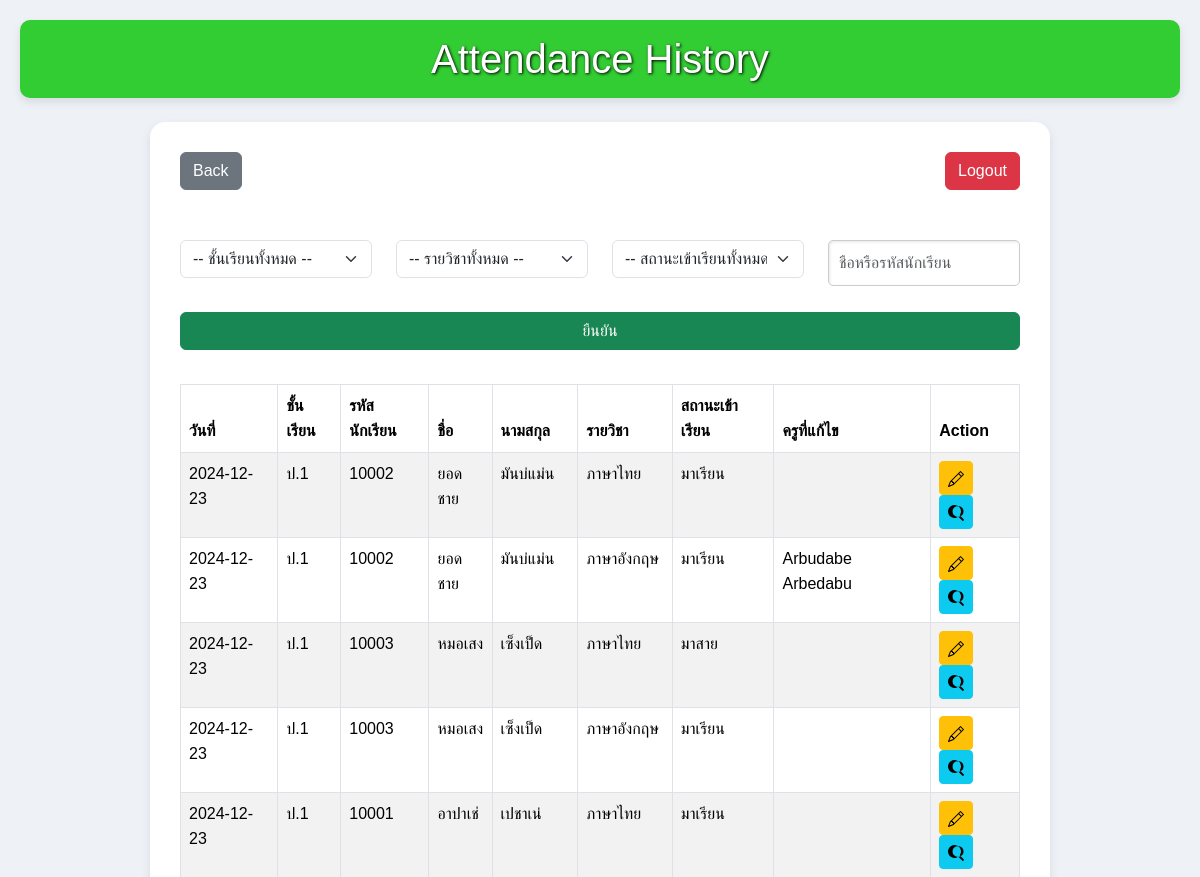
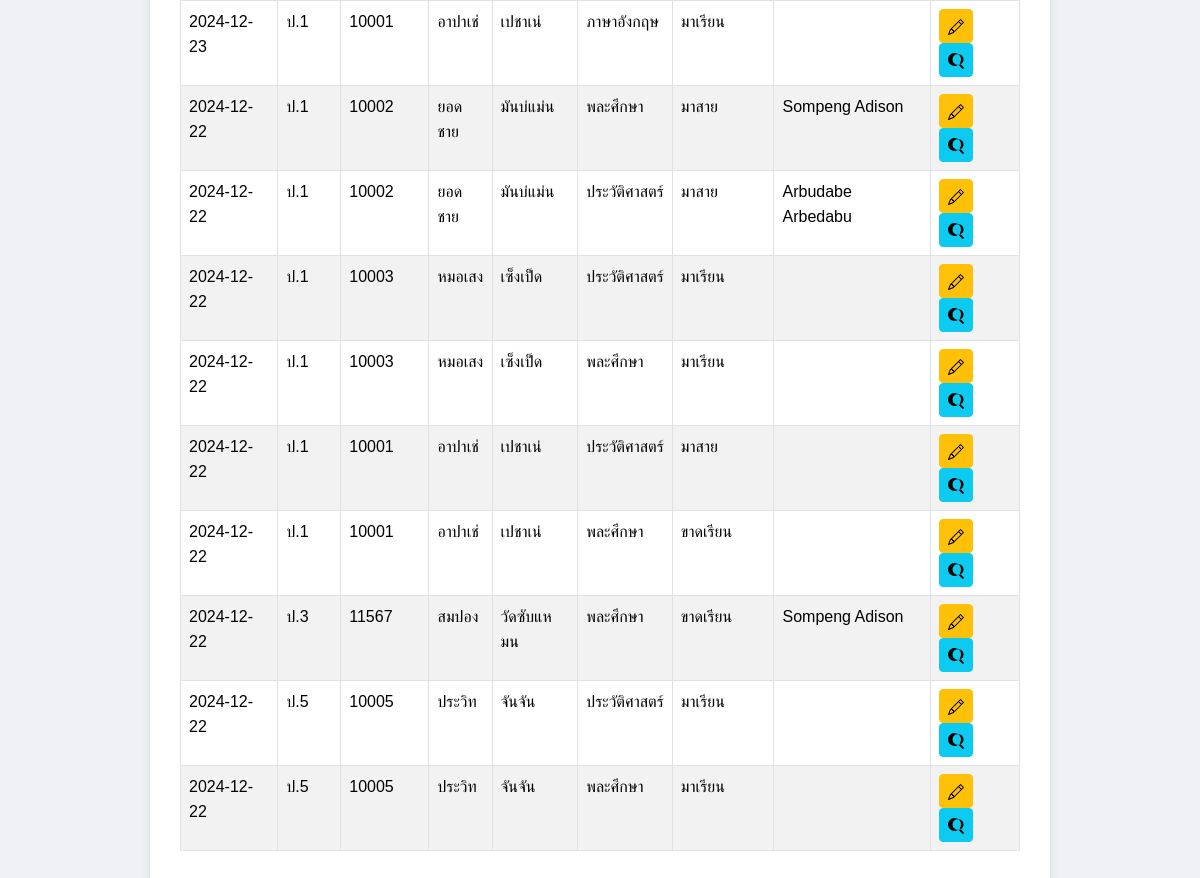
The page /admin_manage_attendance.php on the database its author committed (2 pictures, top to bottom).
### tables this page shows
CREATE TABLE `attendance` (
  `id` int(11) NOT NULL,
  `student_id` int(11) NOT NULL,
  `subject_id` int(11) NOT NULL,
  `date` date NOT NULL,
  `status` enum('present','absent','late') NOT NULL,
  `checked_by` int(11) NOT NULL,
  `date_checked` date NOT NULL DEFAULT curdate(),
  `remarks` text DEFAULT NULL,
  `modified_by` int(11) DEFAULT NULL
);

CREATE TABLE `student` (
  `id` int(11) NOT NULL,
  `student_code` varchar(50) NOT NULL,
  `Fname` varchar(50) NOT NULL,
  `Lname` varchar(50) NOT NULL,
  `class` varchar(20) NOT NULL,
  `phone` varchar(15) DEFAULT NULL,
  `address` text DEFAULT NULL
);

CREATE TABLE `subjects` (
  `id` int(11) NOT NULL,
  `subject_code` varchar(50) NOT NULL,
  `subject_name` varchar(255) NOT NULL,
  `credits` int(11) NOT NULL,
  `teacher_name` varchar(255) NOT NULL,
  `subject_description` text DEFAULT NULL
);

CREATE TABLE `teacher` (
  `id` int(11) NOT NULL,
  `t_username` varchar(50) NOT NULL,
  `t_password` varchar(255) NOT NULL,
  `t_Fname` varchar(50) NOT NULL,
  `t_Lname` varchar(50) NOT NULL,
  `t_email` varchar(100) NOT NULL,
  `t_address` text NOT NULL,
  `t_phone` varchar(15) DEFAULT NULL,
  `role` enum('teacher','admin') DEFAULT 'teacher',
  `Fname` varchar(255) NOT NULL,
  `Lname` varchar(255) NOT NULL
);

### admin_manage_attendance.php (the view, shortened to what this page needs)
<?php
require 'config.php';
$selected_class = $_GET['class'] ?? "";
$selected_subject = $_GET['subject_id'] ?? "";
$status_filter = $_GET['status'] ?? "";
$search = $_GET['search'] ?? "";
$search_param = "%$search%";
$attendance_query = "SELECT a.id as attendance_id, s.student_code, s.Fname, s.Lname, s.class, sb.subject_name, a.date, a.status, t.t_Fname, t.t_Lname
                     FROM attendance a
                     JOIN student s ON a.student_id = s.id
                     JOIN subjects sb ON a.subject_id = sb.id
                     LEFT JOIN teacher t ON a.modified_by = t.id
                     WHERE (s.class = ? OR ? = '')
                     AND (a.subject_id = ? OR ? = '')
                     AND (a.status = ? OR ? = '')
                     AND (s.student_code LIKE ? OR s.Fname LIKE ? OR s.Lname LIKE ?)
                     ORDER BY a.date DESC, s.class, s.Fname";
$stmt = $conn->prepare($attendance_query);
$stmt->bind_param("sssssssss", $selected_class, $selected_class, $selected_subject, $selected_subject, $status_filter, $status_filter, $search_param, $search_param, $search_param);
$stmt->execute();
$attendance_result = $stmt->get_result();
?>
<!DOCTYPE html>
<html lang="en">
<head>
    <link href="https://cdn.jsdelivr.net/npm/bootstrap@5.3.3/dist/css/bootstrap.min.css" rel="stylesheet">
    <link rel="stylesheet" href="style.css">
</head>
<body>
    <h1 id="title">Attendance History</h1>
    <div class="container mt-4">
        <div class="d-flex justify-content-between mb-3">
            <a href="admin_dashboard.php" class="btn btn-secondary">Back</a>
            <a href="index.php" class="btn btn-danger">Logout</a>
        </div>
        <form method="GET" class="mb-4">
            <div class="row">
                <div class="col-md-3">
                    <label for="class" class="form-label">เลือกชั้นเรียน</label>
                    <select name="class" id="class" class="form-select">
                        <option value="">-- ชั้นเรียนทั้งหมด --</option>
                    </select>
                </div>
                <div class="col-md-3">
                    <label for="subject_id" class="form-label">เลือกรายวิชา</label>
                    <select name="subject_id" id="subject_id" class="form-select">
                        <option value="">-- รายวิชาทั้งหมด --</option>
                    </select>
                </div>
                <div class="col-md-3">
                    <label for="status" class="form-label">สถานะเข้าเรียน</label>
                    <select name="status" id="status" class="form-select">
                        <option value="">-- สถานะเข้าเรียนทั้งหมด --</option>
                    </select>
                </div>
                <div class="col-md-3">
                    <label for="search" class="form-label ">ค้นหา</label>
                    <input type="text" name="search" id="search" class="form-control" placeholder="ชื่อหรือรหัสนักเรียน" value="<?php echo htmlspecialchars($search); ?>">
                </div>
            </div>
            <div class="mt-3 text-end">
                <button type="submit" class="btn btn-success">ยืนยัน</button>
            </div>
        </form>
        <table class="table table-bordered table-striped">
            <thead>
                <tr>
                    <th>วันที่</th>
                    <th>ชั้นเรียน</th>
                    <th>รหัสนักเรียน</th>
                    <th>ชื่อ</th>
                    <th>นามสกุล</th>
                    <th>รายวิชา</th>
                    <th>สถานะเข้าเรียน</th>
                    <th>ครูที่แก้ไข</th>
                    <th>Action</th>
                </tr>
            </thead>
            <tbody>
                <?php if ($attendance_result->num_rows > 0): ?>
                    <?php while ($row = $attendance_result->fetch_assoc()): ?>
                        <tr>
                            <td><?php echo htmlspecialchars($row['date']); ?></td>
                            <td><?php echo htmlspecialchars($row['class']); ?></td>
                            <td><?php echo htmlspecialchars($row['student_code']); ?></td>
                            <td><?php echo htmlspecialchars($row['Fname']); ?></td>
                            <td><?php echo htmlspecialchars($row['Lname']); ?></td>
                            <td><?php echo htmlspecialchars($row['subject_name']); ?></td>
                            <td>
                                <?php
                                switch ($row['status']) {
                                    case 'present':
                                        echo 'มาเรียน';
                                        break;
                                    case 'late':
                                        echo 'มาสาย';
                                        break;
                                    case 'absent':
                                        echo 'ขาดเรียน';
                                        break;
                                }
                                ?>
                            </td>
                            <td><?php echo htmlspecialchars($row['t_Fname'] . ' ' . $row['t_Lname']); ?></td>
                            <td>
                                <a href="admin_edit_attendance.php?id=<?php echo $row['attendance_id']; ?>" class="btn btn-warning btn-sm">
                                </a>
                                <a href="admin_detail_attendace.php?student_code=<?php echo $row['student_code']; ?>" class="btn btn-info btn-sm">
                                    <svg xmlns="http://www.w3.org/2000/svg" width="16" height="16" fill="currentColor" class="bi bi-search" viewBox="0 0 16 16">
                                        <path d="M11.742 10.344a6.5 6.5 0 1 0-1.397 1.398h-.001l3.85 3.85a1 1 0 0 0 1.415-1.415l-3.85-3.85zm-5.596 0a5.5 5.5 0 1 1 7.78-7.78 5.5 5.5 0 0 1-7.78 7.78z" />
                                    </svg>
                                </a>
                            </td>
                        </tr>
                    <?php endwhile; ?>
                <?php else: ?>
                    <tr>
                        <td colspan="8" class="text-center">No attendance records found.</td>
                    </tr>
                <?php endif; ?>
            </tbody>
        </table>
    </div>
</body>
</html>

### style.css (style rules this page uses)
* { margin: 0; padding: 0; box-sizing: border-box; }
body { background-color: #6cb4ff; font-family: Arial, sans-serif; line-height: 1.6; color: #333; padding: 20px; }
#title { text-align: center; margin-bottom: 20px; padding: 10px; background-color: #2773c7; box-shadow: 1px 1px 5px black; color: #fff; text-shadow: 1px 1px 3px black; border-radius: 5px; }
.container { max-width: 500px; margin: 0 auto; padding: 20px; background-color: #276FBF; border-radius: 15px; color: #fff; box-shadow: 1px 1px 5px rgba(0, 0, 0, 0.1); }
.form-label { font-weight: bold; }
input[type="text"], input[type="password"], input[type="email"], input[type="number"] { width: 100%; padding: 10px; margin-bottom: 10px; border: 1px solid #ccc; border-radius: 5px; box-shadow: inset 1px 1px 3px rgba(0, 0, 0, 0.1); }
button { width: 100%; padding: 10px; margin-bottom: 10px; border: none; border-radius: 5px; cursor: pointer; background-color: #fff; color: #276FBF; font-weight: bold; transition: background-color 0.3s ease, color 0.3s ease; }

### admin_manage_attendance.php (style rules this page uses)
body { background-color: #eef2f7; font-family: Arial, sans-serif; }
#title { text-align: center; padding: 15px; background-color: limegreen; color: white; margin-bottom: 20px; border-radius: 10px; box-shadow: 0 4px 8px rgba(0, 0, 0, 0.1); }
.container { background-color: white; padding: 30px; border-radius: 15px; box-shadow: 0 4px 10px rgba(0, 0, 0, 0.1); max-width: 900px; margin: auto; }
.table { margin-top: 20px; }
.btn { font-size: 1rem; }

### rows shown on the page
attendance: date "2024-12-23", student.class "ป.1", student.student_code "10002", student.Fname "ยอดชาย", student.Lname "มันบ่แม่น", subject.subject_name "ภาษาไทย", status "มาเรียน"
attendance: date "2024-12-23", student.class "ป.1", student.student_code "10002", student.Fname "ยอดชาย", student.Lname "มันบ่แม่น", subject.subject_name "ภาษาอังกฤษ", status "มาเรียน", modified_by.t_Lname "Arbudabe Arbedabu"
attendance: date "2024-12-23", student.class "ป.1", student.student_code "10003", student.Fname "หมอเสง", student.Lname "เซ็งเป็ด", subject.subject_name "ภาษาไทย", status "มาสาย"
attendance: date "2024-12-23", student.class "ป.1", student.student_code "10003", student.Fname "หมอเสง", student.Lname "เซ็งเป็ด", subject.subject_name "ภาษาอังกฤษ", status "มาเรียน"
attendance: date "2024-12-23", student.class "ป.1", student.student_code "10001", student.Fname "อาปาเช่", student.Lname "เปชาเน่", subject.subject_name "ภาษาไทย", status "มาเรียน"
attendance: date "2024-12-23", student.class "ป.1", student.student_code "10001", student.Fname "อาปาเช่", student.Lname "เปชาเน่", subject.subject_name "ภาษาอังกฤษ", status "มาเรียน"
attendance: date "2024-12-22", student.class "ป.1", student.student_code "10002", student.Fname "ยอดชาย", student.Lname "มันบ่แม่น", subject.subject_name "พละศึกษา", status "มาสาย", modified_by.t_Lname "Sompeng Adison"
attendance: date "2024-12-22", student.class "ป.1", student.student_code "10002", student.Fname "ยอดชาย", student.Lname "มันบ่แม่น", subject.subject_name "ประวัติศาสตร์", status "มาสาย", modified_by.t_Lname "Arbudabe Arbedabu"
attendance: date "2024-12-22", student.class "ป.1", student.student_code "10003", student.Fname "หมอเสง", student.Lname "เซ็งเป็ด", subject.subject_name "ประวัติศาสตร์", status "มาเรียน"
attendance: date "2024-12-22", student.class "ป.1", student.student_code "10003", student.Fname "หมอเสง", student.Lname "เซ็งเป็ด", subject.subject_name "พละศึกษา", status "มาเรียน"
attendance: date "2024-12-22", student.class "ป.1", student.student_code "10001", student.Fname "อาปาเช่", student.Lname "เปชาเน่", subject.subject_name "ประวัติศาสตร์", status "มาสาย"
attendance: date "2024-12-22", student.class "ป.1", student.student_code "10001", student.Fname "อาปาเช่", student.Lname "เปชาเน่", subject.subject_name "พละศึกษา", status "ขาดเรียน"
attendance: date "2024-12-22", student.class "ป.3", student.student_code "11567", student.Fname "สมปอง", student.Lname "วัดซับแหมน", subject.subject_name "พละศึกษา", status "ขาดเรียน", modified_by.t_Lname "Sompeng Adison"
attendance: date "2024-12-22", student.class "ป.5", student.student_code "10005", student.Fname "ประวิท", student.Lname "จันจัน", subject.subject_name "ประวัติศาสตร์", status "มาเรียน"
attendance: date "2024-12-22", student.class "ป.5", student.student_code "10005", student.Fname "ประวิท", student.Lname "จันจัน", subject.subject_name "พละศึกษา", status "มาเรียน"
